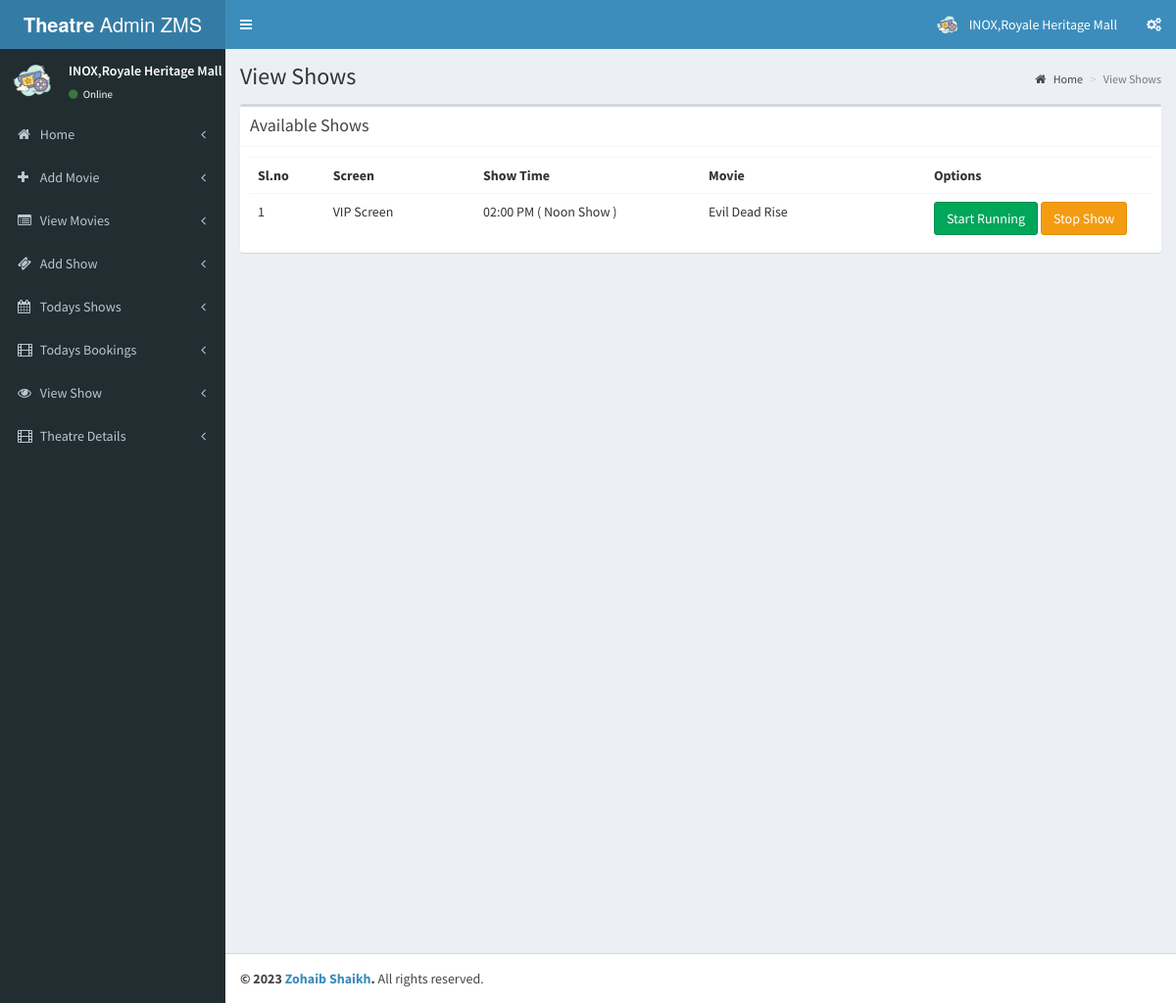
The page /T-admin/pages/view_shows.php (signed in) on the database its author committed.
### tables this page shows
CREATE TABLE `tbl_theatre` (
  `id` int(11) NOT NULL,
  `name` varchar(100) NOT NULL,
  `address` varchar(100) NOT NULL,
  `place` varchar(100) NOT NULL,
  `state` varchar(50) NOT NULL,
  `pin` int(11) NOT NULL
);

CREATE TABLE `tbl_shows` (
  `s_id` int(11) NOT NULL,
  `st_id` int(11) NOT NULL COMMENT 'show time id',
  `theatre_id` int(11) NOT NULL,
  `movie_id` int(11) NOT NULL,
  `start_date` date NOT NULL,
  `status` int(11) NOT NULL COMMENT '1 means show available',
  `r_status` int(11) NOT NULL
);

CREATE TABLE `tbl_screens` (
  `screen_id` int(11) NOT NULL,
  `t_id` int(11) NOT NULL COMMENT 'theatre id',
  `screen_name` varchar(110) NOT NULL,
  `seats` int(11) NOT NULL COMMENT 'number of seats',
  `charge` int(11) NOT NULL
);

CREATE TABLE `tbl_show_time` (
  `st_id` int(11) NOT NULL,
  `screen_id` int(11) NOT NULL,
  `name` varchar(40) NOT NULL COMMENT 'noon,second,etc',
  `start_time` time NOT NULL
);

CREATE TABLE `tbl_movie` (
  `movie_id` int(11) NOT NULL,
  `t_id` int(11) NOT NULL COMMENT 'theatre id',
  `movie_name` varchar(255) NOT NULL,
  `cast` varchar(500) NOT NULL,
  `desc` varchar(1000) NOT NULL,
  `release_date` date NOT NULL,
  `image` varchar(200) NOT NULL,
  `video_url` varchar(200) NOT NULL,
  `status` int(1) NOT NULL COMMENT '0 means active '
);

### T-admin/pages/view_shows.php (the view, shortened to what this page needs)
<?php
include('header.php');
?>
  <div class="content-wrapper">
    <section class="content-header">
      <h1>
        View Shows
      </h1>
      <ol class="breadcrumb">
        <li><a href="index.php"><i class="fa fa-home"></i> Home</a></li>
        <li class="active">View Shows</li>
      </ol>
    </section>
    <section class="content">
      <div class="box">
         <div class="box-header with-border">
              <h3 class="box-title">Available Shows</h3>
            </div>
        <div class="box-body">
          <?php
          $sw=mysqli_query($con,"select * from tbl_shows where st_id in(select st_id from tbl_show_time where screen_id in(select screen_id from  tbl_screens where t_id='".$_SESSION['theatre']."')) and status='1'");
          if(mysqli_num_rows($sw))
          {?>
            <table class="table">
              <th class="col-md-1">
                Sl.no
              </th>
              <th class="col-md-2">
                Screen
              </th>
              <th class="col-md-3">
                Show Time
              </th>
              <th class="col-md-3">
                Movie
              </th>
              <th class="col-md-3">
                Options
              </th>
              <?php
              $sl=1;
              while($shows=mysqli_fetch_array($sw))
              {
                ?>
                <tr>
                  <td>
                    <?php echo $sl; $sl++;?>
                  </td>
                  <?php
                  $st=mysqli_query($con,"select * from tbl_show_time where st_id='".$shows['st_id']."'");
                  $show_time=mysqli_fetch_array($st);
                  $sr=mysqli_query($con,"select * from tbl_screens where screen_id='".$show_time['screen_id']."'");
                  $screen=mysqli_fetch_array($sr);
                  $mv=mysqli_query($con,"select * from tbl_movie where movie_id='".$shows['movie_id']."'");
                  $movie=mysqli_fetch_array($mv);
                  ?>
                  <td>
                    <?php echo $screen['screen_name'];?>
                  </td>
                  <td>
                    <?php echo date('h:i A',strtotime($show_time['start_time']))." ( ".$show_time['name']." Show )";?>
                  </td>
                  <td>
                    <?php echo $movie['movie_name'];?>
                  </td>
                  <td>
                    <?php if($shows['r_status']==1)
                    {
                    ?><a href="change_running.php?id=<?php echo $shows['s_id'];?>&status=0"><button class="btn btn-danger">Stop Running</button></a>
                    <?php
                    }
                    else
                    {?><a href="change_running.php?id=<?php echo $shows['s_id'];?>&status=1"><button class="btn btn-success">Start Running</button></a>
                    <?php
                    }?>
                    <a href="stop_running.php?id=<?php echo $shows['s_id'];?>"><button class="btn btn-warning">Stop Show</button></a>
                  </td>
                </tr>
                <?php
              }
              ?>
            </table>
            <?php
          }
          else
          {
            ?>
            <h3>No Shows Added</h3>
            <?php
          }
          ?>
        </div>
      </div>
    </section>
  </div>
  <?php
include('footer.php');
?>

### T-admin/pages/header.php (shortened to what this page needs)
<?php
include('../../config.php');
$th = mysqli_query($con, "select * from tbl_theatre where id='" . $_SESSION['theatre'] . "'");
$theatre = mysqli_fetch_array($th);
?>
<!DOCTYPE html>
<html>
<head>
  <link rel="stylesheet" href="../validation/dist/css/bootstrapValidator.css" />
  <link rel="stylesheet" href="../bootstrap/css/bootstrap.min.css">
  <link rel="stylesheet" href="https://cdnjs.cloudflare.com/ajax/libs/font-awesome/4.5.0/css/font-awesome.min.css">
  <link rel="stylesheet" href="https://cdnjs.cloudflare.com/ajax/libs/ionicons/2.0.1/css/ionicons.min.css">
  <link rel="stylesheet" href="../dist/css/AdminLTE.min.css">
  <link rel="stylesheet" href="../dist/css/skins/_all-skins.min.css">
</head>
<body class="hold-transition skin-blue sidebar-mini">
  <div class="wrapper">
    <header class="main-header">
      <a href="index.php" class="logo">
        <span class="logo-lg"><b>Theatre</b> Admin ZMS</span>
      </a>
      <nav class="navbar navbar-static-top">
        <a href="#" class="sidebar-toggle" data-toggle="offcanvas" role="button">
        </a>
        <div class="navbar-custom-menu">
          <ul class="nav navbar-nav">
            <li class="dropdown user user-menu">
              <a href="#" class="dropdown-toggle" data-toggle="dropdown">
                <img src="cinema.png" class="user-image" alt="User Image">
                <span class="hidden-xs"><?php echo $theatre['name']; ?></span>
              </a>
            </li>
            <li>
              <a href="#" data-toggle="control-sidebar"><i class="fa fa-gears"></i></a>
            </li>
          </ul>
        </div>
      </nav>
    </header>
    <aside class="main-sidebar">
      <section class="sidebar">
        <div class="user-panel">
          <div class="pull-left image">
            <img src="cinema.png" class="img-circle" alt="User Image">
          </div>
          <div class="pull-left info">
            <p><?php echo $theatre['name']; ?></p>
            <a href="#"><i class="fa fa-circle text-success"></i> Online</a>
          </div>
        </div>
        <ul class="sidebar-menu">
          <li class="treeview">
            <a href="index.php">
              <i class="fa fa-home"></i> <span>Home</span>
              <span class="pull-right-container">
                <i class="fa fa-angle-left pull-right"></i>
              </span>
            </a>
          </li>
          <li class="treeview">
            <a href="add_movie.php">
              <i class="fa fa-plus"></i> <span>Add Movie</span>
              <span class="pull-right-container">
                <i class="fa fa-angle-left pull-right"></i>
              </span>
            </a>
          </li>
          <li class="treeview">
            <a href="view_movie.php">
              <i class="fa fa-list-alt"></i> <span>View Movies</span>
              <span class="pull-right-container">
                <i class="fa fa-angle-left pull-right"></i>
              </span>
            </a>
          </li>
          <li class="treeview">
            <a href="add_show.php">
              <i class="fa fa-ticket"></i> <span>Add Show</span>
              <span class="pull-right-container">
                <i class="fa fa-angle-left pull-right"></i>
              </span>
            </a>
          </li>
          <li class="treeview">
            <a href="todays_shows.php">
              <i class="fa fa-calendar"></i> <span>Todays Shows</span>
              <span class="pull-right-container">
                <i class="fa fa-angle-left pull-right"></i>
              </span>
            </a>
          </li>
          <li class="treeview">
            <a href="tickets.php">
              <i class="fa fa-film"></i> <span>Todays Bookings</span>
              <span class="pull-right-container">
                <i class="fa fa-angle-left pull-right"></i>
              </span>
            </a>
          </li>
          <li class="treeview">
            <a href="view_shows.php">
              <i class="fa fa-eye"></i> <span>View Show</span>
              <span class="pull-right-container">
                <i class="fa fa-angle-left pull-right"></i>
              </span>
            </a>
          </li>
          <li class="treeview">
            <a href="add_theatre_2.php">
              <i class="fa fa-film"></i> <span>Theatre Details</span>
              <span class="pull-right-container">
                <i class="fa fa-angle-left pull-right"></i>
              </span>
            </a>
          </li>
        </ul>
      </section>
    </aside>

### rows shown on the page
tbl_theatre: name "INOX,Royale Heritage Mall"
tbl_shows: tbl_screens.screen_name "VIP Screen", st.start_time "02:00 PM", st.name "Noon", movie.movie_name "Evil Dead Rise"
